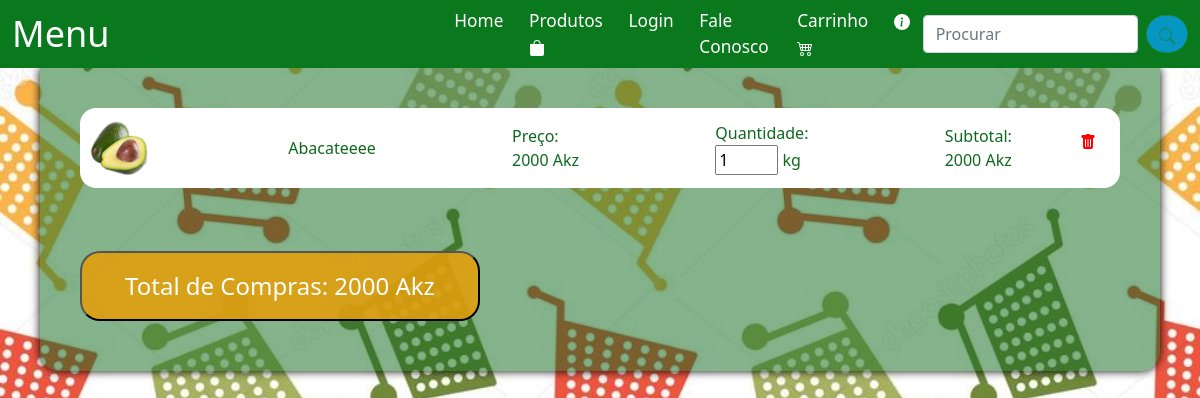
The page /Carrinho.php?id=2 on the database its author committed.
### tables this page shows
CREATE TABLE `produto` (
  `id` int(11) NOT NULL AUTO_INCREMENT,
  `nome` text NOT NULL,
  `kg` text NOT NULL,
  `descricao` text NOT NULL,
  `imagem` text NOT NULL,
  `preco` double NOT NULL,
  PRIMARY KEY (`id`)
);

### Carrinho.php (the view, shortened to what this page needs)
<?php
  include 'config.php';
  if (isset($_SESSION['Carrinho'])) {
  	if (isset($_GET['id'])) {
	    $arreglo = $_SESSION['Carrinho'];
	    $encontro = false;
	    $numero = 0;
	    for ($i=0; $i < count($arreglo) ; $i++) {
	    	if ($arreglo[$i]['id'] == $_GET['id']) {
	    		$encontro = true;
	    		$numero = $i;
	    	}
	    }
	    if ($encontro) {
	    	$arreglo[$numero]['quantidade']++;
	    	$_SESSION['Carrinho'] = $arreglo;
	    }
        else{
        	$nome = "";
       	    $preco = 0;
       	    $imagem = "";
       	    $resultado = mysqli_query($conexao,"select * from produto where id =". $_GET['id']);
            while($resulset=mysqli_fetch_array($resultado)){
            	$nome = $resulset['nome'];
            	$preco = $resulset['preco'];
            	$imagem = $resulset['imagem'];
            }
            $nuevoproducto = array('id'=>$_GET['id'],
            	               'nome'=>$nome,
            	               'preco'=>$preco,
            	               'imagem'=>$imagem,
                               'quantidade'=>1);
            array_push($arreglo, $nuevoproducto);
            $_SESSION['Carrinho'] = $arreglo;
        }
  	}
  }else{
       if (isset($_GET['id'])) {
       	    $resultado = mysqli_query($conexao,"select * from produto where id =". $_GET['id']);
       }
  }
 ?>
<!DOCTYPE html>
<html lang="pt-pt">
<head>
    <link href="https://cdn.jsdelivr.net/npm/bootstrap@5.1.3/dist/css/bootstrap.min.css" rel="stylesheet">
    <link rel="stylesheet" href="Css/Carrinho.css">
</head>
<body>
    <header>
        <nav class="navbar navbar-expand-lg bg-light">
            <div class="container-fluid">
              <a class="navbar-brand" href="##">Menu</a>
              <div class="collapse navbar-collapse" id="navbarSupportedContent">
                <ul class="navbar-nav me-auto mb-2 mb-lg-0">
                  <li class="nav-item">
                    <a class="nav-link" href="Home.php">Home</a>
                  </li>
                  <li class="nav-item">
                    <a class="nav-link" href="Produtos.php">Produtos  <svg xmlns="http://www.w3.org/2000/svg" width="16" height="16" fill="currentColor" class="bi bi-bag-fill" viewBox="0 0 16 16">
                      <path d="M8 1a2.5 2.5 0 0 1 2.5 2.5V4h-5v-.5A2.5 2.5 0 0 1 8 1zm3.5 3v-.5a3.5 3.5 0 1 0-7 0V4H1v10a2 2 0 0 0 2 2h10a2 2 0 0 0 2-2V4h-3.5z"/>
                    </svg></a>
                  </li>
                      <li class="nav-item">
                        <a class="nav-link" href="Login.php">Login</a>
                      </li>
                      <li class="nav-item">
                        <a class="nav-link" href="Faleconosco.php">Fale Conosco</a>
                      </li>
                      <li class="nav-item">
                        <a class="nav-link active" href="##" >Carrinho  </a>
                      </li>
                      <li class="nav-item">
                        <a class="nav-link" ></a>
                      </li>
                </ul>
                <form class="d-flex" role="search">
                  <input class="form-control me-2" type="search" placeholder="Procurar" aria-label="Search">
                  <button class="btn btn-outline-success" type="submit"></button>
                </form>
              </div>
            </div>
          </nav>
    </header>
    <main>
      <section>
          <?php
              $total = 0;
              if (isset($_SESSION['Carrinho'])){
                  $total = 0;
                  $datos = $_SESSION['Carrinho'];
                  for ($i=0; $i < count($datos); $i++) {
          ?>
                      <div >
                          <section class="carrinho-produtos">
                              <img class="carrinho-img" src="./produtos/<?php echo($datos[$i]['imagem']) ?>" alt=""><br>
                              <span class="carrinho-titulo"><?php echo($datos[$i]['nome']) ?></span><br>
                              <span class="carrinho-preco"> Preço:<?php echo "<br>"?> <?php echo($datos[$i]['preco']) ?> Akz</span><br>
                              <span class="carrinho-quantidad">Quantidade:
                              <?php echo "<br>"?>
                                  <input type="" value="<?php echo($datos[$i]['quantidade'])?>" size='1' data-preco="<?php echo($datos[$i]['preco']) ?>" data-id="<?php echo($datos[$i]['id']) ?>">
                                kg</span><br>
                              <span class="carrinho-subtotal">Subtotal:<?php echo "<br>"?><?php echo($datos[$i]['quantidade']*$datos[$i]['preco'])?> Akz</span>
                              <p ><a href="##" class="eliminar" data-id="<?php echo($datos[$i]['id']) ?>"></a>
                              </p>
                          </section>
                      </div>
          <?php
                      $total = $total + $datos[$i]['preco'] * $datos[$i]['quantidade'];
                  }
              }
              else{
                  echo "<div><h2>Seu carrinho de compras está vazio </h2></div><br>";
              }
              echo "<br><br><button  class='total-compras'><a  class='total-letra' id='total'>Total de Compras: " .$total. " Akz</a></button><br>";
          ?>
        </section>
    </main>
</body>
</html>

### Css/Carrinho.css (style rules this page uses)
body { background-image: url(../../img5.jpg); background-repeat: no-repeat; background-size: cover; margin: 0; font-family: var(--bs-body-font-family); font-size: var(--bs-body-font-size); font-weight: var(--bs-body-font-weight); line-height: var(--bs-body-line-height); color: var(--bs-body-color); text-align: var(--bs-body-text-align); background-color: var(--bs-body-bg); -webkit-text-size-adjust: 100%; -webkit-tap-highlight-color: rgba(0, 0, 0, 0); }
.navbar { --bs-navbar-padding-y: 0.5rem; --bs-navbar-color: rgb(255, 255, 255); --bs-navbar-hover-color: rgb(214, 151, 32); --bs-navbar-disabled-color: rgba(0, 0, 0, 0.3); --bs-navbar-brand-padding-y: 0.3125rem; --bs-navbar-brand-margin-end: 2rem; --bs-navbar-brand-font-size: 2.25rem; --bs-navbar-brand-color: rgb(255, 255, 255); --bs-navbar-brand-hover-color: rgb(255, 255, 255); --bs-navbar-nav-link-padding-x: 0.80rem; --bs-navbar-toggler-padding-y: 0.25rem; --bs-navbar-toggler-padding-x: 0.75rem; --bs-navbar-toggler-font-size: 1.25rem; --bs-navbar-toggler-border-color: rgba(0, 0, 0, 0.1); --bs-navbar-toggler-border-radius: 0.375rem; --bs-navbar-toggler-focus-width: 0.25rem; --bs-navbar-toggler-transition: box-shadow 0.15s ease-in-out; position: relative; display: flex; flex-wrap: wrap; align-items: center; justify-content: space-between; padding: var(--bs-navbar-padding-y) var(--bs-navbar-padding-x); }
.navbar-nav { --bs-nav-link-padding-x: 0; --bs-nav-link-padding-y: 0.5rem; --bs-nav-link-font-size: 1.08rem ; --bs-nav-link-color: var(--bs-navbar-color); --bs-nav-link-hover-color: var(--bs-navbar-hover-color); --bs-nav-link-disabled-color: var(--bs-navbar-disabled-color); display: flex; flex-direction: column; padding-left: 300px; margin-bottom: 0; list-style: none; }
.nav-link { padding: var(--bs-nav-link-padding-y) var(--bs-nav-link-padding-x); font-size: var(--bs-nav-link-font-size); font-weight: var(--bs-nav-link-font-weight); color: var(--bs-nav-link-color); text-decoration: none; transition: color 0.14s ease-in-out, background-color 0.14s ease-in-out, border-color 0.14s ease-in-out; }
.navbar > .container-fluid { display: flex; flex-wrap: inherit; align-items: center; justify-content: space-between; background-color: #0a791d; }
.navbar-brand { padding-top: var(--bs-navbar-brand-padding-y); padding-bottom: var(--bs-navbar-brand-padding-y); margin-right: var(--bs-navbar-brand-margin-end); font-size: var(--bs-navbar-brand-font-size); color: var(--bs-navbar-brand-color); text-decoration: none; white-space: nowrap; }
.navbar-collapse { flex-basis: 100%; flex-grow: 1; align-items: center; }
.btn-outline-success { background-color: #0596c2; border-radius: 25px; }
@media (min-width: 992px) { .navbar-expand-lg { flex-wrap: nowrap; justify-content: flex-start; } }
@media (min-width: 992px) { .navbar-expand-lg .navbar-nav { flex-direction: row; } }
@media (min-width: 992px) { .navbar-expand-lg .navbar-nav .nav-link { padding-right: var(--bs-navbar-nav-link-padding-x); padding-left: var(--bs-navbar-nav-link-padding-x); } }
@media (min-width: 992px) { .navbar-expand-lg .navbar-collapse { display: flex !important; flex-basis: auto; } }

### Carrinho.php (style rules this page uses)
body { background-image: url(./img/carrinho.jpg); background-repeat: no-repeat; background-size: cover; }
main { min-width:450px; max-width:1120px; margin:auto; padding:40px; box-shadow:0px 0px 10px #000000; border-bottom-left-radius:20px; border-bottom-right-radius:20px; background-color: #0e691d81; }
.carrinho-produtos { display: flex; justify-content: space-between; align-items: center; background-color: #fff; color: #0e691d; padding: .5rem; padding-right: 1.5rem; border-radius: 1rem; margin-bottom: 15px; }
.carrinho-img { width: 4rem; border-radius: 1rem; }
.eliminar { color: red; margin-top: 5px; }
.total-compras { color: #000000; border-radius: 20px; width: 400px; height: 70px; background-color: #e29f0de3; margin-bottom: 10px; }
.total-letra { font-size: 1.5rem; text-decoration: none; color: white; }

### rows shown on the page
produto: imagem (picture), nome "Abacateeee", preco "2000", value "1", $datos[$i]['quantidade']*$datos[$i]['preco'] "2000"

### other values the page prints
$total "2000"
